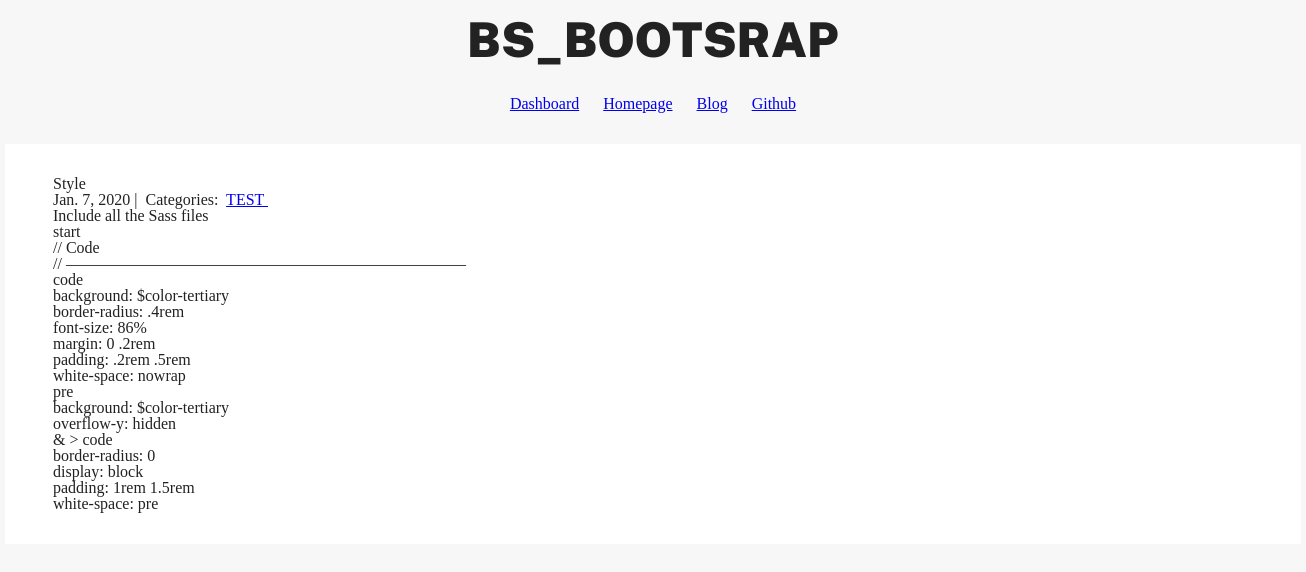
Page /2/ on the earlier database version.
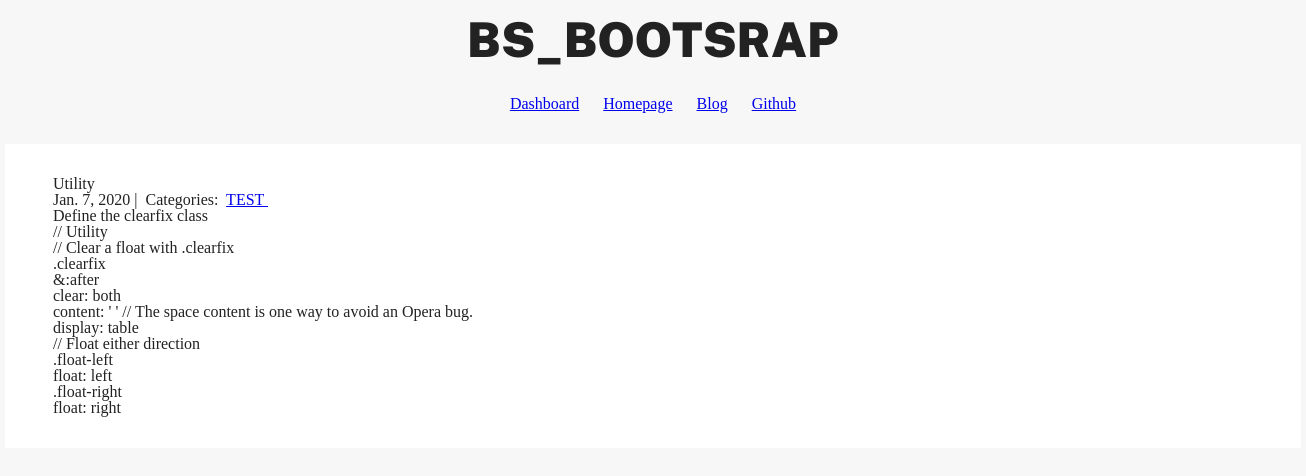
Same page on the later database version.
### boot_rules/models.py (models this page shows, shortened)
class Post(models.Model):
    title = models.CharField(max_length=255)
    body = models.TextField()
    elements = models.TextField(default="")
    scss = models.TextField(default="")
    created_on = models.DateTimeField(auto_now_add=True)
    last_modified = models.DateTimeField(auto_now=True)
    categories = models.ManyToManyField('Category', related_name='posts')

### boot_rules/views.py (the view, shortened to what this page needs)
# urls.py: path("<int:pk>/", views.boot_rules_detail, name="boot_rules_detail"),
def boot_rules_detail(request, pk):
    post = Post.objects.get(pk=pk)
    form = CommentForm()
    comments = Comment.objects.filter(post=post)
    context = {
        "post": post,
        "comments": comments,
        "form": form,
    }
    return render(request, "boot_rules_detail.html", context)

### boot_rules/templates/boot_rules_detail.html
{% extends "head.html" %}
{% block page_content %}
<div class="col-md-8 offset-md-2">
    <h1>{{ post.title }}</h1>
    <small>
        {{ post.created_on.date }} |&nbsp;
        Categories:&nbsp;
        {% for category in post.categories.all %}
        <a href="{% url 'boot_rules_category' category.name %}">
            {{ category.name }}
        </a>&nbsp;
        {% endfor %}
    </small>
    <p>{{ post.body | safe }}</p>
    <p>{{ post.elements | safe }}</p>
    <p>{{ post.scss | linebreaks }}</p>
</div>
{% endblock %}

Differences in the rows shown:
changed Post: title "Style" → "Utility"; body "Include all the Sass files" → "Define the clearfix class"; scss "// Code // –––––––––––––––––––––––––––––––––––––––––––––––––– code background: $color-tertiary border-radius: .4rem font-size: 86% margin: 0 .2rem padding: .2rem .5rem white-space: nowrap pre background: $color-tertiary overflow-y: hidden & > code border-radius: 0 display: block padding: 1rem 1.5rem white-space: pre" → "// Utility // Clear a float with .clearfix .clearfix &:after clear: both content: ' ' // The space content is one way to avoid an Opera bug. display: table // Float either direction .float-left float: left .float-right float: right"; elements "start" → (not shown)
